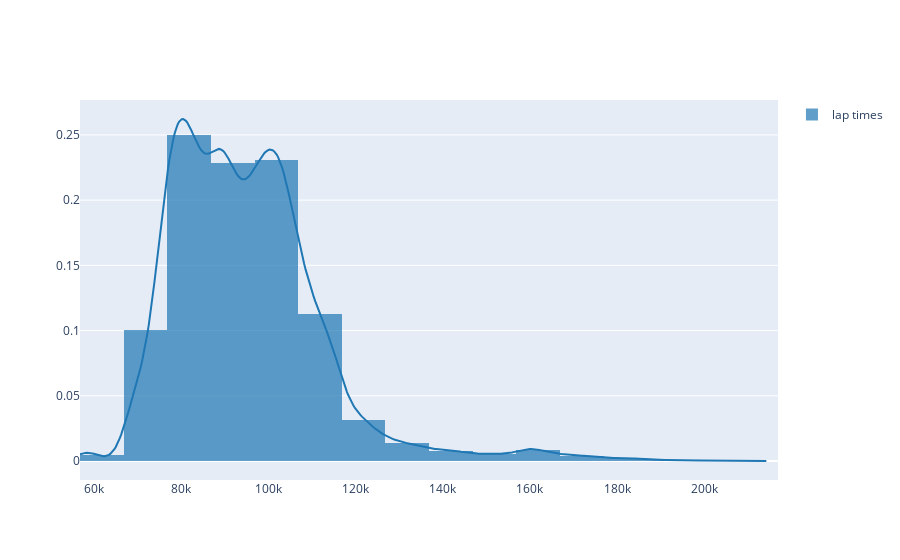

This figure's notebook cell:
### Markdown cell above
## Data Analysis

### Code cell
histvalues = [master_lap_time_data["milliseconds"]]
names = ["lap times"]

fig = ff.create_distplot(
    histvalues,
    names,
    bin_size=10000,
    show_rug=False,
    curve_type="kde",
    histnorm="probability",
)

fig.show()

### Figure 1 — Plotly figure (JSON) as saved in the notebook; plotly's stock layout.template omitted (floating-point values rounded to 4 significant figures; data arrays with more than 128 entries replaced by an {"elided": "..."} marker saying what was removed)
{"data": [{"autobinx": false, "histnorm": "probability", "legendgroup": "lap times", "marker": {"color": "rgb(31, 119, 180)"}, "name": "lap times", "opacity": 0.7, "type": "histogram", "x": {"elided": "16427 float values"}, "xaxis": "x", "xbins": {"end": 214550, "size": 10000, "start": 56905}, "yaxis": "y"}, {"legendgroup": "lap times", "marker": {"color": "rgb(31, 119, 180)"}, "mode": "lines", "name": "lap times", "showlegend": false, "type": "scatter", "x": {"elided": "500 float values"}, "xaxis": "x", "y": {"elided": "500 float values"}, "yaxis": "y"}], "layout": {"barmode": "overlay", "hovermode": "closest", "legend": {"traceorder": "reversed"}, "xaxis": {"anchor": "y2", "domain": [0, 1], "zeroline": false}, "yaxis": {"anchor": "free", "domain": [0, 1], "position": 0}}}
